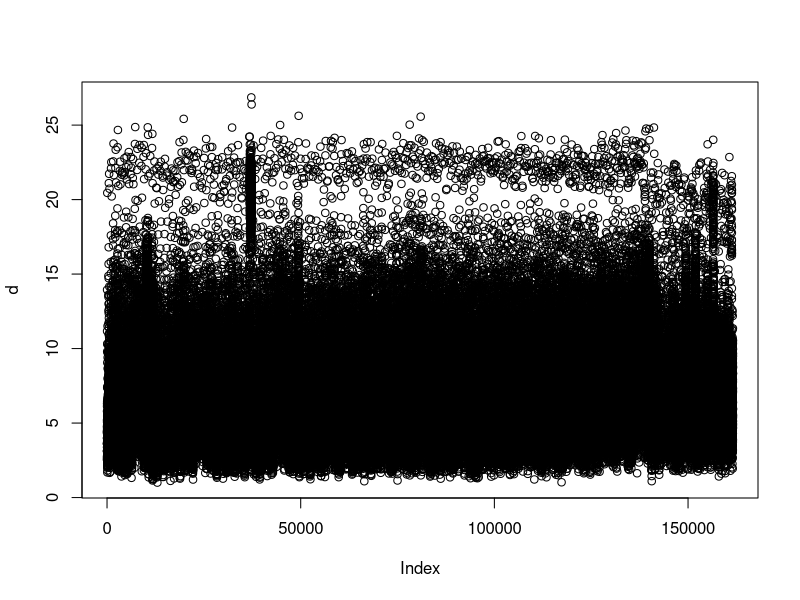
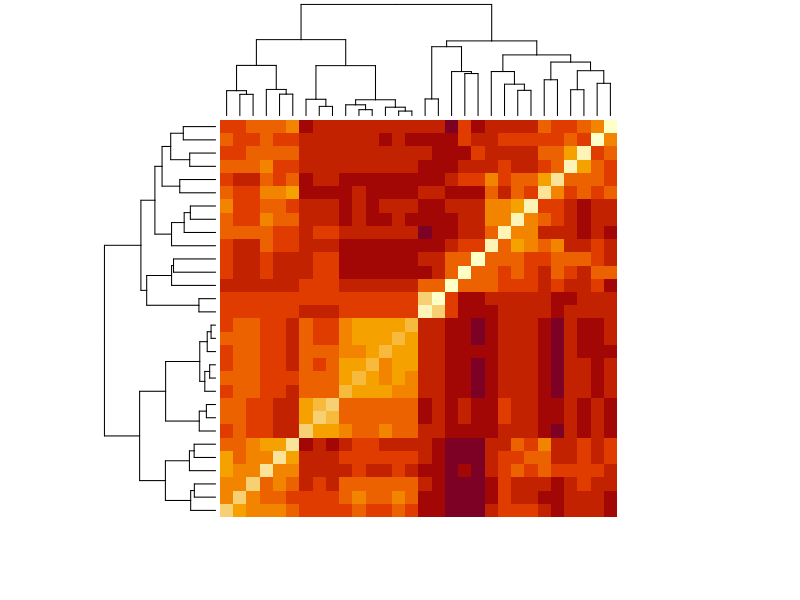

Recreate these plots in R, in order. (Note: this script raises an error after producing the figures.)
options(digits = 3)
library(matrixStats)
library(tidyverse)
library(caret)
library(dslabs)
data(brca)

y <- brca$y
y

x <- brca$x
x
dim(x)


# Q1 examine data : dimensions and properties
mean(y=='M')
which.min(colSds(x))


# Q2 scaling data
x <- with(brca, sweep(brca$x, 1, colMeans(brca$x)))

x <- sweep(brca$x, 2, colMeans(brca$x), "-")

x <- sweep(x, 2, colSds(brca$x), "/")

colMedians(x)
colSds(x)

# Q3 Calculating distance between data
d <- dist(x)
plot(d)
dim(x)
dim(d)
class(d)
d_mat <- as.matrix(d)
dim(d_mat)

# Q4 Heatmap
d_features <- dist(t(x))
heatmap(as.matrix(d_features), labRow = NA, labCol = NA)

# Q5 Hcluster
h <- hclust(d_features, 5)
plot(h)

# Q6, 7, 8 PCA
pca <- prcomp(x)
pca
summary(pca)
pca$x[,1:2]
df <- data.frame(pc1 = pca$x[,1], pc2 = pca$x[,2], y = y)
df %>% ggplot(aes(pc1, pc2, color = y)) +geom_point()

df_q8 <- data.frame(pc_10 = pca$x[,1:10], y = y)
  df_q8 %>%  ggplot(aes(pc_10.PC10, y, color = y)) + geom_boxplot()

# q9 test, train set
# set.seed(1) if using R 3.5 or earlier
set.seed(1, sample.kind = "Rounding")    # if using R 3.6 or later
test_index <- createDataPartition(brca$y, times = 1, p = 0.2, list = FALSE)
test_x <- x[test_index,]
test_y <- brca$y[test_index]
train_x <- x[-test_index,]
train_y <- brca$y[-test_index]

mean(test_y=='B')
mean(train_y=='B')


# Q10 kmeans clustering
predict_kmeans <- function(x, k) {
  centers <- k$centers    # extract cluster centers
  # calculate distance to cluster centers
  distances <- sapply(1:nrow(x), function(i){
    apply(centers, 1, function(y) dist(rbind(x[i,], y)))
  })
  max.col(-t(distances))  # select cluster with min distance to center
}

set.seed(3, sample.kind = "Rounding") 
k <- kmeans(train_x, centers = 2)

y_0 <- predict_kmeans(test_x, k)
y_0
y_0_f <- factor(y_0, levels= c(1, 2), labels = c('B','M'))
test_y
?factor
mean(y_0_f[test_y=='B']=='B')
mean(y_0_f[test_y=='M']=='M')

train <- data.frame(x = train_x, y = train_y)
test <- data.frame(x = test_x, y = test_y)
set.seed(5, sample.kind = "Rounding")
fit_lm <- caret::train(y ~ ., model="glm", data = train)
y0_lm <- predict(fit_lm, test)
y0_lm
mean(y0_lm == test_y)
confusionMatrix(y0_lm, test_y)$overall[["Accuracy"]]
train

fit_lda <- caret::train(y ~ ., method="lda", data = train)
y_hat_lda <- predict(fit_lda, test, type = "raw")
confusionMatrix(y_hat_lda, test_y)$overall[["Accuracy"]]

fit_qda <- caret::train(y ~ ., method="qda", data = train)
y_hat_qda <- predict(fit_qda, test, type = "raw")
confusionMatrix(y_hat_qda, test_y)$overall[["Accuracy"]]

library(gam)
set.seed(5, sample.kind = "Rounding")
fit_losses <- caret::train(train_x, train_y, method="gamLoess")
set.seed(5, sample.kind = "Rounding")
y_hat_ls <- predict(fit_losses, test_x)
confusionMatrix(y_hat_ls, test_y)$overall[["Accuracy"]]

train_glm <- train(train_x, train_y,
                   method = "glm")
pred <- predict(train_glm, test_x)
confusionMatrix(pred, test_y)

set.seed(7, sample.kind = "Rounding")
train_knn <- train(y ~ ., method = "knn", 
                   data = train,
                   tuneGrid = data.frame(k = seq(3, 21, 1)))
train_knn
y_hat_knn <- predict(train_knn, test)
confusionMatrix(y_hat_knn, test_y)$overall[["Accuracy"]]

set.seed(9, sample.kind = "Rounding")
train_rf <- train(y ~ ., method = "rf", tuneGrid = data.frame(mtry =c(3, 5, 7, 9)), importance = TRUE, data = train)
train_rf

y_hat_rf <- predict(train_rf, test)
confusionMatrix(y_hat_rf, test_y)$overall[["Accuracy"]]
imp <- varImp(train_rf)
imp

y_ensem <- (y_hat_rf == 'B') + (y_hat_rf =='B') + (y_hat_ls == 'B') + (pred == 'B') + (y_0_f == 'B') + (y_hat_lda == 'B') + (y_hat_qda == 'B')
y_hat_ensem <- ifelse(y_ensem>3, 'B', 'M')
confusionMatrix(factor(y_hat_ensem, levels= c('B', 'M'), labels = c('B','M')), test_y)$overall[["Accuracy"]]
